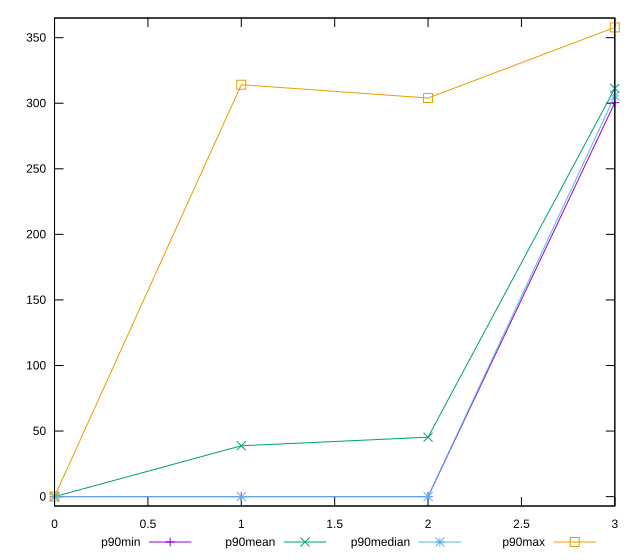

Write gnuplot code to recreate this figure.
reset

$p90Min <<EOF
0 0
1 0
2 0
3 300.452
EOF

$p90Mean <<EOF
0 0
1 38.791106382978725
2 45.3259569892473
3 311.3148085106383
EOF

$p90Median <<EOF
0 0
1 0
2 0
3 305.597
EOF

$p90Max <<EOF
0 0
1 314.102
2 303.97
3 357.836
EOF

set key outside below
set xrange [0:3]
set yrange [-7.15672:364.99272]
set trange [-7.15672:364.99272]
set terminal svg size 640, 560 enhanced background rgb 'white'
set output "report/report_00029_2021-02-24T13-36-40.390Z/uses-rel-preconnect/progression/value.svg"

plot $p90Min title "p90min" with linespoints, \
     $p90Mean title "p90mean" with linespoints, \
     $p90Median title "p90median" with linespoints, \
     $p90Max title "p90max" with linespoints

reset
